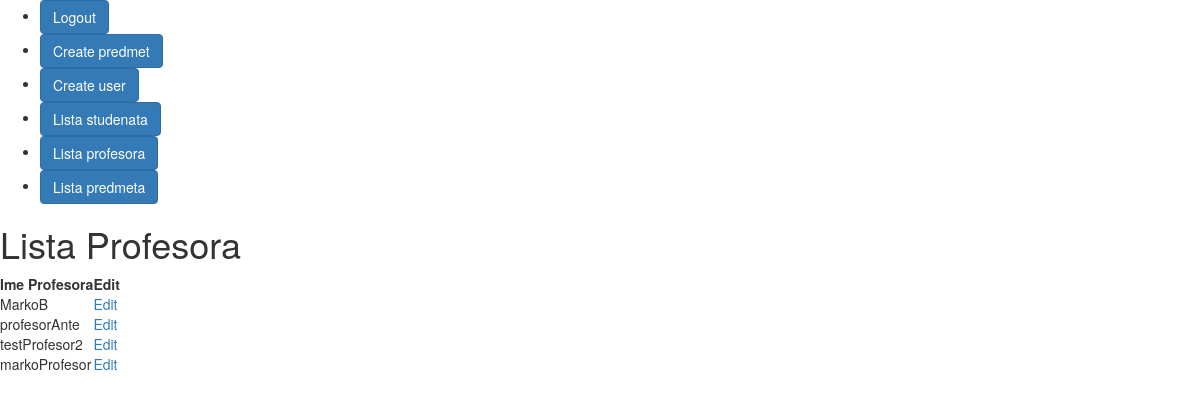
Page /list-profesori/ (signed in) on the committed database.
### appUpisStudenata/models.py (models this page shows)
class Korisnik(AbstractUser):
    role = models.ForeignKey(Role, on_delete=models.SET_NULL,blank=True, null=True, related_name="rola" )
    statusi = (('none', 'None'), ('izv', 'izvanredni student'), ('red', 'redovni student'))
    status = models.CharField(max_length=50, choices=statusi)

### appUpisStudenata/views.py (the view)
# urls.py: path('list-profesori/', ProfesoriListView.as_view(), name='listProfesori'),
class ProfesoriListView(LoginRequiredMixin, ListView):
    model = Korisnik
    template_name = 'listProfesori.html'
    context_object_name = 'profesori_list'
    login_url = '/login/'
    redirect_field_name = 'redirect_to'
    def dispatch(self, request, *args, **kwargs):
        if not request.user.is_authenticated:
            return redirect('login')
        if request.user.role.role != 'ADMIN':
            return HttpResponseForbidden("Access Denied")
        return super().dispatch(request, *args, **kwargs)
    def get_context_data(self, **kwargs):
        context = super().get_context_data(**kwargs)
        user = self.request.user
        profesorRole = Role.objects.get(role=Role.PROFESOR)
        profesors = Korisnik.objects.filter(role=profesorRole)
        context['profesori_list'] = profesors
        return context

### appUpisStudenata/templates/listProfesori.html
{% extends 'base.html' %}
{% block content %}
  <h1>Lista Profesora</h1>
  <table>
    <thead>
      <tr>
        <th>Ime Profesora</th>
        <th>Edit</th>
      </tr>
    </thead>
    <tbody>
      {% for profesor in profesori_list %}
        <tr>
          <td>{{ profesor.username }}</td>
          <td>
            <a href="{% url 'editProfesor' pk=profesor.pk %}">Edit</a>
          </td>
        </tr>
      {% endfor %}
    </tbody>
  </table>
{% endblock %}

### rows in the picture
Korisnik: username "MarkoB"
Korisnik: username "profesorAnte"
Korisnik: username "testProfesor2"
Korisnik: username "markoProfesor"
